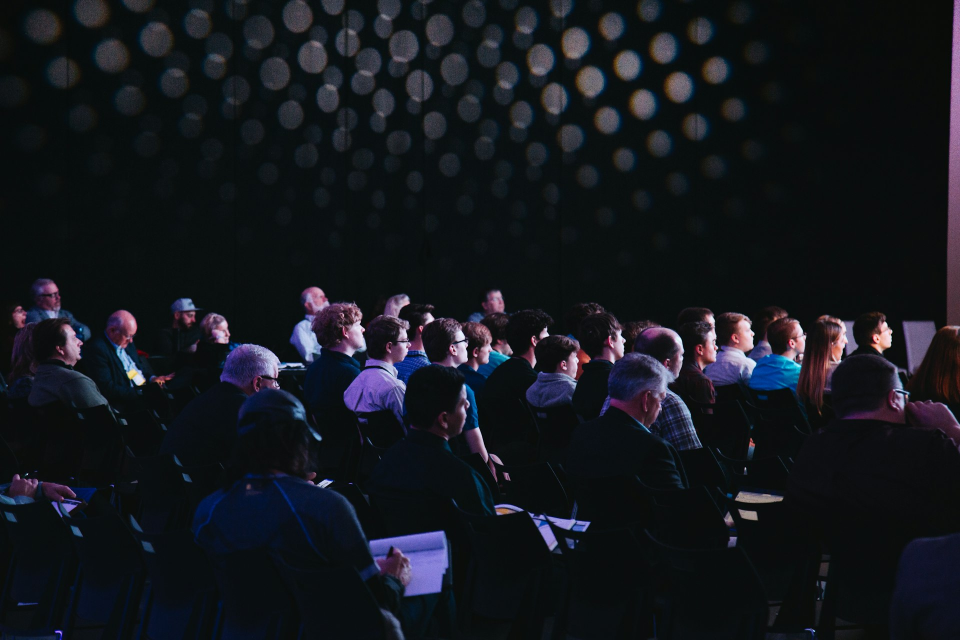
#> input picture scripts/.photo_cache_gallery/gallery_0.jpg, 1920 x 1280 px, found by its file name (shown at 1/2 size); its folder holds only this picture in this run
$ python generate_gallery_video.py
#> lines starting #> are read from the running program, lines starting #| are printed output that depends on the picture
import os
import urllib.request
import numpy as np
from PIL import Image, ImageDraw, ImageFont, ImageOps
import imageio

def generate_gallery_video():
    width, height = 1920, 1080
    fps = 30
    seconds_per_slide = 4
    transition_seconds = 1

    frames_per_slide = fps * seconds_per_slide
    frames_transition = fps * transition_seconds

    os.makedirs("public/media", exist_ok=True)
    os.makedirs("dist/media", exist_ok=True)
    cache_dir = "scripts/.photo_cache_gallery"
    os.makedirs(cache_dir, exist_ok=True)

    try:
        font_title = ImageFont.truetype("C:/Windows/Fonts/bahnschrift.ttf", 100)
        font_caption = ImageFont.truetype("C:/Windows/Fonts/bahnschrift.ttf", 45)
        font_div = ImageFont.truetype("C:/Windows/Fonts/arialbd.ttf", 22)
    except Exception:
        font_title = font_caption = font_div = ImageFont.load_default()

    json_path = "public/assets/data/gallery_images.json"
    if not os.path.exists(json_path):
        json_path = "dist/assets/data/gallery_images.json"

    if os.path.exists(json_path):
        import json
        with open(json_path, 'r', encoding='utf-8') as f:
            gallery = json.load(f)
    else:
        gallery = [
            {"title": "Annual Tech Symposium", "caption": "Students exploring new technologies at our annual event.", "photo": "https://images.unsplash.com/photo-1540575467063-178a50c2df87?w=1920&auto=format&fit=crop&q=80", "color": [0, 240, 255]},
            {"title": "Hackathon 2025", "caption": "48 hours of intense coding and innovation.", "photo": "https://images.unsplash.com/photo-1504384308090-c894fdcc538d?w=1920&auto=format&fit=crop&q=80", "color": [255, 68, 119]},
            {"title": "Workshop Series", "caption": "Hands-on experience with industry experts.", "photo": "https://images.unsplash.com/photo-1515187029135-18ee286d815b?w=1920&auto=format&fit=crop&q=80", "color": [0, 255, 136]},
            {"title": "Community Meetup", "caption": "Building strong connections within the DSSA network.", "photo": "https://images.unsplash.com/photo-1523580494112-071d2950b73c?w=1920&auto=format&fit=crop&q=80", "color": [255, 170, 0]}
        ]

    colors_palette = [(0, 240, 255), (0, 255, 136), (255, 170, 0), (255, 68, 119), (183, 108, 253)]
    for idx, item in enumerate(gallery):
        if "color" not in item or not item["color"]:
            item["color"] = colors_palette[idx % len(colors_palette)]
        elif isinstance(item["color"], list):
            item["color"] = tuple(item["color"])

    print(f"Generating {len(gallery)} Gallery slides...")
    slides_np = []

    for i, item in enumerate(gallery):
        base = Image.new('RGB', (width, height), (10, 12, 20))
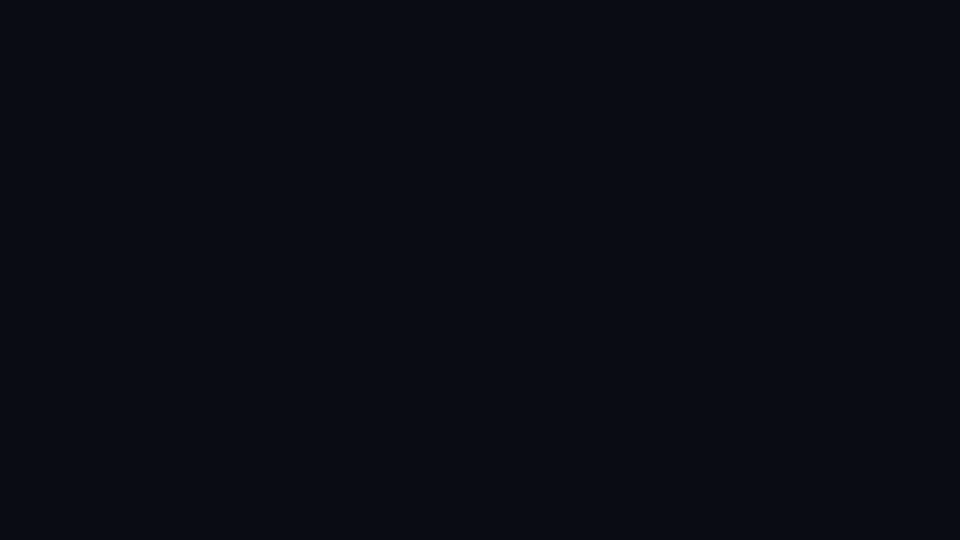
#> base: PIL image 1920x1080 RGB (shown at 1/2 size); mean R, G, B 10, 12, 20
        draw = ImageDraw.Draw(base)

        photo_img = None
        photo_path = item.get("photo") or item.get("url", "")
        try:
            if photo_path.startswith("http://") or photo_path.startswith("https://"):
                cache_file = os.path.join(cache_dir, f"gallery_{i}.jpg")
                if not os.path.exists(cache_file):
                    req = urllib.request.Request(photo_path, headers={'User-Agent': 'Mozilla/5.0'})
                    with urllib.request.urlopen(req, timeout=4) as resp, open(cache_file, 'wb') as out:
                        out.write(resp.read())
                if os.path.exists(cache_file):
                    photo_img = Image.open(cache_file).convert('RGB')
#> photo_img is the input picture: PIL image 1920x1280 RGB; mean R, G, B 20.8, 23.8, 29.6
            else:
                target = None
                for candidate in [photo_path, os.path.join("public", photo_path), os.path.join("dist", photo_path), os.path.join("assets_raw", os.path.basename(photo_path)), os.path.join("public/assets/gallery", os.path.basename(photo_path))]:
                    if os.path.exists(candidate):
                        target = candidate
                        break
                if target:
                    print(f"Loaded gallery photo: {target}")
                    photo_img = Image.open(target).convert('RGB')
                else:
                    print(f"Failed to find photo: {photo_path}")
        except Exception as e:
            print(f"Exception loading {photo_path}: {e}")

        if photo_img:
            photo_img = ImageOps.fit(photo_img, (width, height), Image.Resampling.LANCZOS)
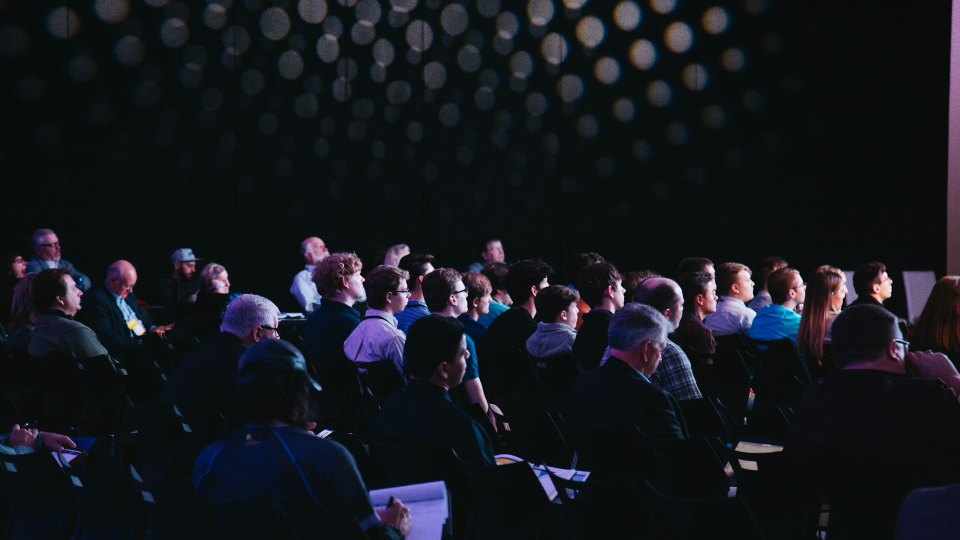
#> photo_img: PIL image 1920x1080 RGB (shown at 1/2 size); mean R, G, B 21.6, 24.3, 30.5
            base.paste(photo_img, (0, 0))
            # Subtle bottom gradient ONLY for text contrast, leaving 75% of the photo 100% bright and clear
            grad_h = 450
            grad = Image.new('RGBA', (width, grad_h), (0, 0, 0, 0))
#> grad: PIL image 1920x450 RGBA; every value is 0
            for gy in range(grad_h):
                alpha = int(160 * ((gy / grad_h) ** 1.5))
                ImageDraw.Draw(grad).line([(0, gy), (width, gy)], fill=(0, 0, 0, alpha))
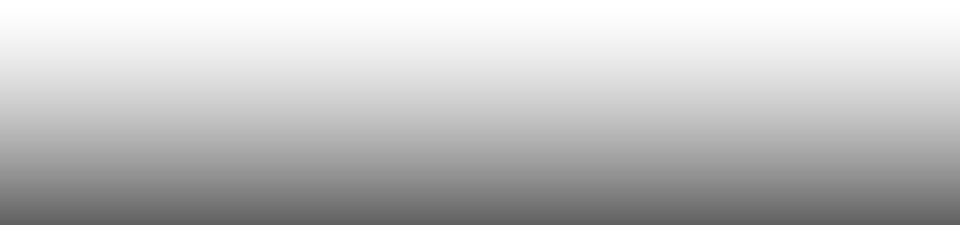
#> grad: PIL image 1920x450 RGBA (shown at 1/2 size); mean R, G, B, A 0, 0, 0, 63.3; transparent parts drawn white
            base.paste(grad, (0, height - grad_h), grad)
        else:
            for x in range(0, width, 100):
                draw.line([(x, 0), (x, height)], fill=(18, 22, 35), width=1)
            for y in range(0, height, 100):
                draw.line([(0, y), (width, y)], fill=(18, 22, 35), width=1)

        title_text = item.get("title", "GALLERY")
        quote_text = item.get("desc", item.get("caption", "A memorable moment from our journey."))

        import textwrap
        wrapped_sub = textwrap.wrap(quote_text, width=65)

        bx = 120
        by = height - 300 - (len(wrapped_sub) - 1) * 50

        # Crisp text with drop shadow
        draw.text((bx + 2, by + 2), title_text.upper(), fill=(0, 0, 0, 200), font=font_title)
        draw.text((bx, by), title_text.upper(), fill=(255, 255, 255), font=font_title)

        for line_i, line in enumerate(wrapped_sub):
            tx, ty = bx + 5, by + 120 + line_i * 50
            draw.text((tx + 2, ty + 2), line, fill=(0, 0, 0, 200), font=font_caption)
            draw.text((tx, ty), line, fill=(235, 245, 255), font=font_caption)

        slides_np.append(np.array(base))
        if i == 0:
            base.save("public/media/gallery-slideshow-thumbnail.jpg", "JPEG", quality=95)
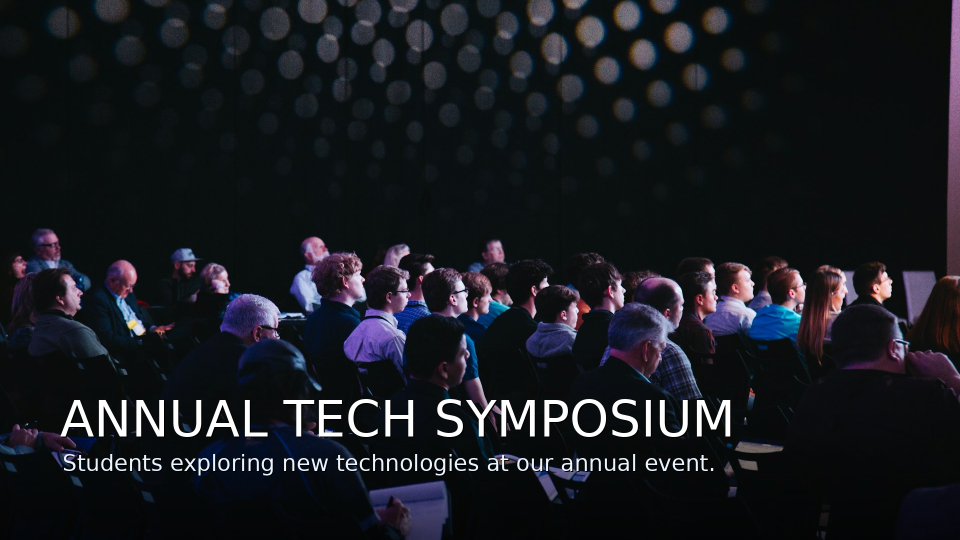
#> saved as gallery-slideshow-thumbnail.jpg: PIL image 1920x1080 RGB (shown at 1/2 size); mean R, G, B 24.7, 26.9, 32.2
            base.save("dist/media/gallery-slideshow-thumbnail.jpg", "JPEG", quality=95)

    import time
    ts = int(time.time())
    out_tmp = f"public/media/tmp_gallery_{ts}.mp4"
    out_public = f"public/media/gallery-slideshow-{ts}.mp4"
    out_dist = f"dist/media/gallery-slideshow-{ts}.mp4"

    print("Writing H.264 frames to MP4 video using imageio-ffmpeg...")
    try:
        writer = imageio.get_writer(out_tmp, fps=fps, codec='libx264', quality=9, pixelformat='yuv420p', macro_block_size=8, ffmpeg_params=['-threads', '2', '-preset', 'medium'])
        for slide_idx in range(len(gallery)):
            curr_slide = slides_np[slide_idx]
            next_slide = slides_np[(slide_idx + 1) % len(gallery)]
            for _ in range(frames_per_slide - frames_transition):
                writer.append_data(curr_slide)
            for f in range(frames_transition):
                alpha = int(((f + 1) / frames_transition) * 256)
                blended = ((curr_slide.astype(np.uint16) * (256 - alpha) + next_slide.astype(np.uint16) * alpha) >> 8).astype(np.uint8)
                writer.append_data(blended)
        writer.close()

        print("Raw MP4 written. Moving to public and dist...")
        if os.path.exists(out_tmp):
            try:
                import imageio_ffmpeg
                ffmpeg_exe = imageio_ffmpeg.get_ffmpeg_exe()
                ret = os.system(f'"{ffmpeg_exe}" -y -i "{out_tmp}" -c copy -movflags +faststart "{out_public}" >nul 2>&1')
                if ret != 0:
                    import shutil
                    shutil.copy2(out_tmp, out_public)
            except Exception:
                import shutil
                shutil.copy2(out_tmp, out_public)
            if os.path.exists(out_tmp):
                try: os.remove(out_tmp)
                except: pass

        import shutil
        if os.path.exists(out_public):
            shutil.copy2(out_public, out_dist)

        # Cleanup old videos to keep only the latest one
        prefix = "-".join(os.path.basename(out_public).split("-")[:-1])
        import glob
        for old_vid in glob.glob(f"public/media/{prefix}-*.mp4"):
            if os.path.normpath(old_vid) != os.path.normpath(out_public):
                try: os.remove(old_vid)
                except: pass
        for old_vid in glob.glob(f"dist/media/{prefix}-*.mp4"):
            if os.path.normpath(old_vid) != os.path.normpath(out_dist):
                try: os.remove(old_vid)
                except: pass
        print("Video generated successfully:", out_public)

        import json
        for fpath in ['public/assets/data/cms_projects.json', 'dist/assets/data/cms_projects.json']:
            if os.path.exists(fpath):
                with open(fpath, 'r', encoding='utf-8') as f:
                    pdata = json.load(f)
                fl = next((p for p in pdata if p.get('slug') == 'gallery'), None)
                if fl and 'video' in fl:
                    fl['video']['url'] = f'/media/gallery-slideshow-{ts}.mp4?v={ts}'
                    fl['video']['thumbnail'] = f'/media/gallery-slideshow-thumbnail.jpg?v={ts}'
                    fl['image'] = f'/media/gallery-slideshow-thumbnail.jpg?v={ts}'
                    fl['video']['filename'] = f'gallery-slideshow-{ts}.mp4'
                    fl['video']['filesize'] = os.path.getsize(out_public)
                with open(fpath, 'w', encoding='utf-8') as f:
                    json.dump(pdata, f, indent=2)
    except Exception as e:
        print("Error in faststart/metadata update:", e)

if __name__ == "__main__":
    generate_gallery_video()
#> (the call stopped at in generate_gallery_video, `with urllib.request.urlopen(req, timeout=4) as resp, open(cache_file, ..`: the network is not available in this run)
